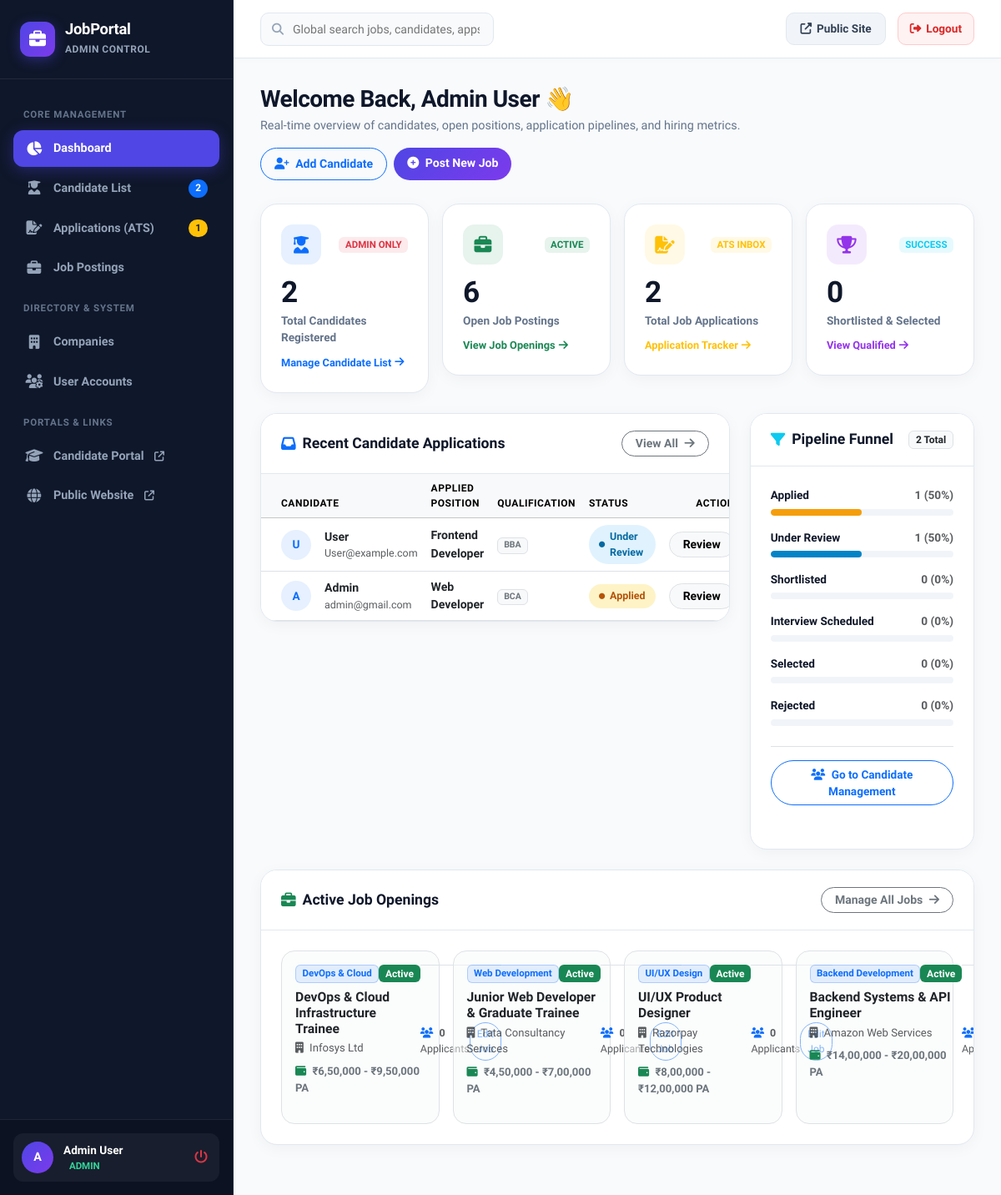
Page /admin/dashboard.php (signed in) on the committed database.
### tables this page shows
CREATE TABLE `job_applications` (
  `id` int(11) NOT NULL,
  `job_id` int(11) DEFAULT NULL,
  `user_id` int(11) DEFAULT NULL,
  `name` varchar(255) NOT NULL,
  `email` varchar(255) NOT NULL,
  `mobile` varchar(50) NOT NULL,
  `degree` varchar(255) NOT NULL,
  `refer` varchar(255) DEFAULT 'None',
  `jobpost` varchar(255) NOT NULL,
  `skills` text DEFAULT NULL,
  `experience` varchar(50) DEFAULT 'Fresher',
  `resume_link` varchar(255) DEFAULT NULL,
  `cover_note` text DEFAULT NULL,
  `status` varchar(50) NOT NULL DEFAULT 'Applied',
  `admin_notes` text DEFAULT NULL,
  `applied_at` timestamp NOT NULL DEFAULT current_timestamp(),
  `updated_at` timestamp NOT NULL DEFAULT current_timestamp() ON UPDATE current_timestamp()
);

CREATE TABLE `jobs` (
  `id` int(11) NOT NULL,
  `company_id` int(11) DEFAULT NULL,
  `company_name` varchar(255) NOT NULL,
  `company_logo` varchar(255) DEFAULT NULL,
  `title` varchar(255) NOT NULL,
  `category` varchar(100) NOT NULL,
  `job_type` varchar(50) NOT NULL DEFAULT 'Full-Time',
  `experience_level` varchar(50) NOT NULL DEFAULT 'Fresher',
  `location` varchar(100) NOT NULL DEFAULT 'Remote / Hybrid',
  `salary_range` varchar(100) NOT NULL DEFAULT '₹6,00,000 - ₹10,00,000 PA',
  `openings` int(11) NOT NULL DEFAULT 2,
  `description` text NOT NULL,
  `requirements` text NOT NULL,
  `benefits` text DEFAULT NULL,
  `status` varchar(20) NOT NULL DEFAULT 'Active',
  `deadline` date DEFAULT NULL,
  `created_at` timestamp NOT NULL DEFAULT current_timestamp(),
  `updated_at` timestamp NOT NULL DEFAULT current_timestamp() ON UPDATE current_timestamp()
);

### admin/auth_check.php (called while the page is built, shortened)
<?php
$admin_user_name = $_SESSION['user_name'] ?? 'Administrator';
?>

### admin/dashboard.php (the view, shortened to what this page needs)
<?php
require_once __DIR__ . '/includes/header.php';
$totalCandidates = 0;
$cRes = mysqli_query($con, "SELECT COUNT(*) as cnt FROM jobregistration");
if ($cRes) $totalCandidates = mysqli_fetch_assoc($cRes)['cnt'] ?? 0;
$totalJobs = 0;
$jRes = mysqli_query($con, "SELECT COUNT(*) as cnt FROM jobs WHERE status = 'Active'");
if ($jRes) $totalJobs = mysqli_fetch_assoc($jRes)['cnt'] ?? 0;
$totalApplications = 0;
$aRes = mysqli_query($con, "SELECT COUNT(*) as cnt FROM job_applications");
if ($aRes) $totalApplications = mysqli_fetch_assoc($aRes)['cnt'] ?? 0;
$totalShortlisted = 0;
$sRes = mysqli_query($con, "SELECT COUNT(*) as cnt FROM job_applications WHERE status IN ('Shortlisted', 'Interview Scheduled', 'Selected')");
if ($sRes) $totalShortlisted = mysqli_fetch_assoc($sRes)['cnt'] ?? 0;
$statusCounts = [
    'Applied' => 0,
    'Under Review' => 0,
    'Shortlisted' => 0,
    'Interview Scheduled' => 0,
    'Selected' => 0,
    'Rejected' => 0
];
$stRes = mysqli_query($con, "SELECT status, COUNT(*) as cnt FROM job_applications GROUP BY status");
if ($stRes) {
    while ($r = mysqli_fetch_assoc($stRes)) {
        if (isset($statusCounts[$r['status']])) {
            $statusCounts[$r['status']] = (int)$r['cnt'];
        }
    }
}
$recentAppsQuery = "SELECT ja.*, j.title as job_title, j.company_name
                    FROM job_applications ja
                    LEFT JOIN jobs j ON ja.job_id = j.id
                    ORDER BY ja.id DESC LIMIT 6";
$recentApps = mysqli_query($con, $recentAppsQuery);
$recentJobsQuery = "SELECT j.*, COUNT(ja.id) as applicant_count
                    FROM jobs j
                    LEFT JOIN job_applications ja ON j.id = ja.job_id
                    GROUP BY j.id
                    ORDER BY j.id DESC LIMIT 4";
$recentJobs = mysqli_query($con, $recentJobsQuery);
?>
<div class="page-header-box">
    <div class="page-header-title">
        <h1>Welcome Back, <?php echo htmlspecialchars($admin_user_name); ?> 👋</h1>
        <p>Real-time overview of candidates, open positions, application pipelines, and hiring metrics.</p>
    </div>
    <div class="d-flex gap-2">
        <a href="candidate_add.php" class="btn btn-outline-primary rounded-pill px-3 py-2 fw-semibold" style="font-size: 0.88rem;">
            <i class="fas fa-user-plus me-1"></i> Add Candidate
        </a>
        <a href="job_add.php" class="btn btn-primary rounded-pill px-3 py-2 fw-semibold" style="font-size: 0.88rem; background: var(--primary-gradient); border: none;">
            <i class="fas fa-plus-circle me-1"></i> Post New Job
        </a>
    </div>
</div>
<div class="row g-3 mb-4">
    <div class="col-sm-6 col-xl-3">
        <div class="kpi-card">
            <div class="kpi-card-top">
                <div class="kpi-icon bg-primary bg-opacity-10 text-primary">
                    <i class="fas fa-user-graduate"></i>
                </div>
                <span class="badge bg-danger bg-opacity-10 text-danger fw-bold" style="font-size: 0.72rem;">ADMIN ONLY</span>
            </div>
            <div class="kpi-num"><?php echo $totalCandidates; ?></div>
            <div class="kpi-lbl">Total Candidates Registered</div>
            <a href="candidates.php" class="kpi-badge-link text-primary">
                <span>Manage Candidate List</span> <i class="fas fa-arrow-right"></i>
            </a>
        </div>
    </div>
    <div class="col-sm-6 col-xl-3">
        <div class="kpi-card">
            <div class="kpi-card-top">
                <div class="kpi-icon bg-success bg-opacity-10 text-success">
                    <i class="fas fa-briefcase"></i>
                </div>
                <span class="badge bg-success bg-opacity-10 text-success fw-bold" style="font-size: 0.72rem;">ACTIVE</span>
            </div>
            <div class="kpi-num"><?php echo $totalJobs; ?></div>
            <div class="kpi-lbl">Open Job Postings</div>
            <a href="jobs.php" class="kpi-badge-link text-success">
                <span>View Job Openings</span> <i class="fas fa-arrow-right"></i>
            </a>
        </div>
    </div>
    <div class="col-sm-6 col-xl-3">
        <div class="kpi-card">
            <div class="kpi-card-top">
                <div class="kpi-icon bg-warning bg-opacity-10 text-warning">
                    <i class="fas fa-file-signature"></i>
                </div>
                <span class="badge bg-warning bg-opacity-10 text-warning fw-bold" style="font-size: 0.72rem;">ATS INBOX</span>
            </div>
            <div class="kpi-num"><?php echo $totalApplications; ?></div>
            <div class="kpi-lbl">Total Job Applications</div>
            <a href="applications.php" class="kpi-badge-link text-warning">
                <span>Application Tracker</span> <i class="fas fa-arrow-right"></i>
            </a>
        </div>
    </div>
    <div class="col-sm-6 col-xl-3">
        <div class="kpi-card">
            <div class="kpi-card-top">
                <div class="kpi-icon bg-purple bg-opacity-10 text-purple" style="background: rgba(147, 51, 234, 0.1); color: #9333ea;">
                    <i class="fas fa-trophy"></i>
                </div>
                <span class="badge bg-info bg-opacity-10 text-info fw-bold" style="font-size: 0.72rem;">SUCCESS</span>
            </div>
            <div class="kpi-num"><?php echo $totalShortlisted; ?></div>
            <div class="kpi-lbl">Shortlisted & Selected</div>
            <a href="applications.php?status=Shortlisted" class="kpi-badge-link" style="color: #9333ea;">
                <span>View Qualified</span> <i class="fas fa-arrow-right"></i>
            </a>
        </div>
    </div>
</div>
<div class="row g-4 mb-4">
    <div class="col-lg-8">
        <div class="admin-card">
            <div class="admin-card-header">
                <h3><i class="fas fa-inbox text-primary"></i> Recent Candidate Applications</h3>
                <a href="applications.php" class="btn btn-sm btn-outline-secondary rounded-pill px-3 fw-semibold">
                    View All <i class="fas fa-arrow-right ms-1"></i>
                </a>
            </div>
            <div class="table-responsive">
                <table class="table table-hover align-middle mb-0" style="font-size: 0.88rem;">
                    <thead class="table-light text-uppercase text-muted" style="font-size: 0.75rem; letter-spacing: 0.5px;">
                        <tr>
                            <th class="ps-4">Candidate</th>
                            <th>Applied Position</th>
                            <th>Qualification</th>
                            <th>Status</th>
                            <th class="text-end pe-4">Action</th>
                        </tr>
                    </thead>
                    <tbody>
                        <?php if ($recentApps && mysqli_num_rows($recentApps) > 0): ?>
                            <?php while ($app = mysqli_fetch_assoc($recentApps)):
                                $sClass = 'status-applied';
                                switch ($app['status']) {
                                    case 'Under Review': $sClass = 'status-review'; break;
                                }
                            ?>
                                <tr>
                                    <td class="ps-4">
                                        <div class="d-flex align-items-center gap-3">
                                            <div class="rounded-circle bg-primary bg-opacity-10 text-primary fw-bold d-flex align-items-center justify-content-center" style="width: 36px; height: 36px; font-size: 0.85rem;">
                                                <?php echo strtoupper(substr($app['name'], 0, 1)); ?>
                                            </div>
                                            <div>
                                                <div class="fw-bold text-dark"><?php echo htmlspecialchars($app['name']); ?></div>
                                                <div class="text-muted" style="font-size: 0.78rem;"><?php echo htmlspecialchars($app['email']); ?></div>
                                            </div>
                                        </div>
                                    </td>
                                    <td>
                                        <span class="fw-semibold text-dark"><?php echo htmlspecialchars($app['jobpost']); ?></span>
                                    </td>
                                    <td>
                                        <span class="badge bg-light text-secondary border"><?php echo htmlspecialchars($app['degree']); ?></span>
                                    </td>
                                    <td>
                                        <span class="badge-status <?php echo $sClass; ?>">
                                            <i class="fas fa-circle" style="font-size: 0.45rem;"></i>
                                            <?php echo htmlspecialchars($app['status']); ?>
                                        </span>
                                    </td>
                                    <td class="text-end pe-4">
                                        <a href="applications.php?search=<?php echo urlencode($app['name']); ?>" class="btn btn-sm btn-light border rounded-pill px-3 fw-semibold">
                                            Review
                                        </a>
                                    </td>
                                </tr>
                            <?php endwhile; ?>
                        <?php endif; ?>
                    </tbody>
                </table>
            </div>
        </div>
    </div>
    <div class="col-lg-4">
        <div class="admin-card h-100">
            <div class="admin-card-header">
                <h3><i class="fas fa-filter text-info"></i> Pipeline Funnel</h3>
                <span class="badge bg-light text-dark border"><?php echo $totalApplications; ?> Total</span>
            </div>
            <div class="p-4">
                <?php
                $pipelineStatuses = [
                    ['Applied', $statusCounts['Applied'], '#f59e0b'],
                    ['Under Review', $statusCounts['Under Review'], '#0284c7'],
                    ['Shortlisted', $statusCounts['Shortlisted'], '#7c3aed'],
                    ['Interview Scheduled', $statusCounts['Interview Scheduled'], '#ea580c'],
                    ['Selected', $statusCounts['Selected'], '#16a34a'],
                    ['Rejected', $statusCounts['Rejected'], '#dc2626']
                ];
                foreach ($pipelineStatuses as $p):
                    $name = $p[0];
                    $cnt = $p[1];
                    $color = $p[2];
                    $pct = ($totalApplications > 0) ? round(($cnt / $totalApplications) * 100) : 0;
                ?>
                    <div class="pipeline-item">
                        <div class="pipeline-info">
                            <span><?php echo $name; ?></span>
                            <span class="text-muted"><?php echo $cnt; ?> (<?php echo $pct; ?>%)</span>
                        </div>
                        <div class="pipeline-bar">
                            <div class="pipeline-progress" style="width: <?php echo $pct; ?>%; background: <?php echo $color; ?>;"></div>
                        </div>
                    </div>
                <?php endforeach; ?>
                <div class="mt-4 pt-3 border-top d-grid gap-2">
                    <a href="candidates.php" class="btn btn-outline-primary rounded-pill fw-semibold" style="font-size: 0.85rem;">
                        <i class="fas fa-users me-1"></i> Go to Candidate Management
                    </a>
                </div>
            </div>
        </div>
    </div>
</div>
<div class="admin-card">
    <div class="admin-card-header">
        <h3><i class="fas fa-briefcase text-success"></i> Active Job Openings</h3>
        <a href="jobs.php" class="btn btn-sm btn-outline-secondary rounded-pill px-3 fw-semibold">
            Manage All Jobs <i class="fas fa-arrow-right ms-1"></i>
        </a>
    </div>
    <div class="p-4">
        <div class="row g-3">
            <?php if ($recentJobs && mysqli_num_rows($recentJobs) > 0): ?>
                <?php while ($job = mysqli_fetch_assoc($recentJobs)): ?>
                    <div class="col-md-6 col-xl-3">
                        <div class="p-3 border rounded-4 bg-light bg-opacity-50 h-100 d-flex flex-direction-column justify-content-between">
                            <div>
                                <div class="d-flex justify-content-between align-items-start mb-2">
                                    <span class="badge bg-primary bg-opacity-10 text-primary border border-primary border-opacity-25" style="font-size: 0.72rem;">
                                        <?php echo htmlspecialchars($job['category']); ?>
                                    </span>
                                    <span class="badge <?php echo ($job['status'] === 'Active') ? 'bg-success' : 'bg-secondary'; ?>">
                                        <?php echo htmlspecialchars($job['status']); ?>
                                    </span>
                                </div>
                                <h5 class="fw-bold text-dark mb-1" style="font-size: 0.98rem;"><?php echo htmlspecialchars($job['title']); ?></h5>
                                <div class="text-muted mb-2" style="font-size: 0.82rem;">
                                    <i class="fas fa-building me-1"></i> <?php echo htmlspecialchars($job['company_name']); ?>
                                </div>
                                <div class="text-secondary fw-semibold mb-3" style="font-size: 0.82rem;">
                                    <i class="fas fa-wallet me-1 text-success"></i> <?php echo htmlspecialchars($job['salary_range']); ?>
                                </div>
                            </div>
                            <div class="d-flex justify-content-between align-items-center pt-2 border-top">
                                <span class="text-muted" style="font-size: 0.78rem;">
                                    <i class="fas fa-users me-1 text-primary"></i> <strong><?php echo $job['applicant_count']; ?></strong> Applicants
                                </span>
                                <a href="job_edit.php?id=<?php echo $job['id']; ?>" class="btn btn-sm btn-outline-primary rounded-pill px-2 py-1" style="font-size: 0.75rem;">
                                    Edit Job
                                </a>
                            </div>
                        </div>
                    </div>
                <?php endwhile; ?>
            <?php else: ?>
                <div class="col-12 text-center py-4 text-muted">
                    No active job postings yet.
                </div>
            <?php endif; ?>
        </div>
    </div>
</div>
<?php require_once __DIR__ . '/includes/footer.php'; ?>

### rows in the picture
job_applications: name "U", name "User", email "User@example.com", jobpost "Frontend Developer", degree "BBA", status "Under Review"
job_applications: name "A", name "Admin", email "admin@gmail.com", jobpost "Web Developer", degree "BCA", status "Applied"
jobs: category "DevOps & Cloud", status "Active", title "DevOps & Cloud Infrastructure Trainee", company_name "Infosys Ltd", salary_range "₹6,50,000 - ₹9,50,000 PA", applicant_count "0"
jobs: category "Web Development", status "Active", title "Junior Web Developer & Graduate Trainee", company_name "Tata Consultancy Services", salary_range "₹4,50,000 - ₹7,00,000 PA", applicant_count "0"
jobs: category "UI/UX Design", status "Active", title "UI/UX Product Designer", company_name "Razorpay Technologies", salary_range "₹8,00,000 - ₹12,00,000 PA", applicant_count "0"
jobs: category "Backend Development", status "Active", title "Backend Systems & API Engineer", company_name "Amazon Web Services", salary_range "₹14,00,000 - ₹20,00,000 PA"

### other values in the picture
$totalCandidatesCount "2"
$pendingAppsCount "1"
substr($admin_user_name ?? 'A', 0, 1) "A"
$admin_user_name "Admin User"
$totalCandidates "2"
$totalJobs "6"
$totalApplications "2"
$totalShortlisted "0"
$name "Applied"
$cnt "1"
$pct "50"
$name "Under Review"
$name "Shortlisted"
$cnt "0"
$pct "0"
